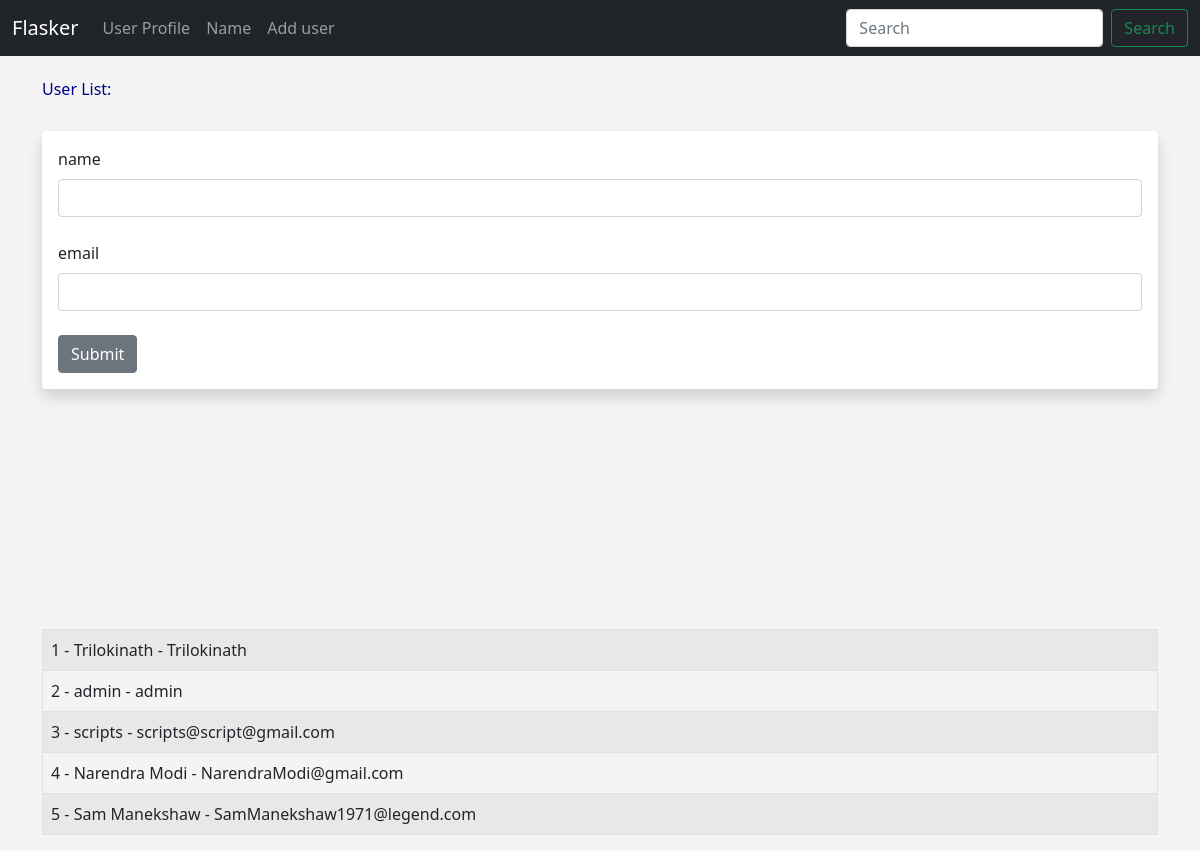
Screenshot of /user/add with the database file from the repository.
### hello.py (models this page shows, shortened)
class Users(db.Model):
    id = db.Column(db.Integer, primary_key=True)
    name = db.Column(db.String(200), nullable=False)
    email = db.Column(db.String(120), nullable=False, unique=True)
    date_added = db.Column(db.DateTime, default=datetime.utcnow)

### hello.py (the view, shortened to what this page needs)
@app.route('/user/add', methods=['GET','POST'])
def add_user():
    name = None
    form = UserForm()
    our_users = Users.query.order_by(Users.date_added)
    return render_template('add_user.html', form=form, name=name, our_users=our_users)

### hello.py
class UserForm(FlaskForm):
    name = StringField("name", validators=[DataRequired()])
    email = StringField("email", validators=[DataRequired()])
    submit = SubmitField("Submit")

### templates/add_user.html (shortened to what this page needs)
{% extends "base.html" %}
{% block content %}
{% if name %}
    <h1>User Added</h1>
    <table class="table table-hover table-bordered table-striped">
        {% for our_user in our_users %}
        <tr>
         <td>{{ our_user.id }} - {{ our_user.name}} - {{ our_user.email }}</td> <br>
        </tr>
         {% endfor %}
        </table>
{% else %}
    <h1>User List: </h1><br>
<div class="shadow p-3 mb-5 bg-body rounded">
    <form action="" method="POST">
        {{ form.name.label(
            class = "form-label"
        )  }}
        {{ form.name(
            class="form-control small"
        ) }}
        <br>
        {{ form.email.label(
            class = "form-label"
        )  }}
        {{ form.email(
            class="form-control small"
        ) }}
        <br>
        {{ form.submit(
            class="btn btn-secondary"
        )}}
    </form>
</div>
<br><br><br>
<table class="table table-hover table-bordered table-striped">
{% for our_user in our_users %}
<tr>
 <td>{{ our_user.id }} - {{ our_user.name}} - {{ our_user.email }}</td> <br>
</tr>
 {% endfor %}
</table>
{% endif %}
{% endblock %}

### templates/base.html (shortened to what this page needs)
<!doctype html>
<html lang="en">
  <head>
    <link href="https://cdn.jsdelivr.net/npm/bootstrap@5.0.2/dist/css/bootstrap.min.css" rel="stylesheet">
    <link rel="stylesheet" href="{{ url_for ('static',filename='css/style.css') }}">
  </head>
  <body>
    {% include "navbar.html" %}
    <br>
    <div class="container">
        {% block content %}
        {% endblock %}
    </div>
  </body>
</html>

### templates/navbar.html (shortened to what this page needs)
<nav class="navbar navbar-expand-lg navbar-dark bg-dark">
    <div class="container-fluid">
      <a class="navbar-brand" href="{{ url_for('index') }}">Flasker</a>
      <div class="collapse navbar-collapse" id="navbarSupportedContent">
        <ul class="navbar-nav me-auto mb-2 mb-lg-0">
          <li class="nav-item">
            <a class="nav-link" href="{{ url_for('user',name='John') }}">User Profile</a>
          </li>
          <li class="nav-item">
            <a class="nav-link" href="{{ url_for('name') }}">Name</a>
          </li>
          <li class="nav-item">
            <a class="nav-link" href="{{ url_for('add_user') }}">Add user</a>
          </li>
        </ul>
        <form class="d-flex">
          <input class="form-control me-2" type="search" placeholder="Search" aria-label="Search">
          <button class="btn btn-outline-success" type="submit">Search</button>
        </form>
      </div>
    </div>
  </nav>

### static/css/style.css (style rules this page uses)
h1 { color: darkblue; font-size: 16px; }
body { background: #f4f4f4; }

### rows the page displays
Users: id "1", name "Trilokinath", email "Trilokinath"
Users: id "2", name "admin", email "admin"
Users: id "3", name "scripts", email "scripts@script@gmail.com"
Users: id "4", name "Narendra Modi", email "NarendraModi@gmail.com"
Users: id "5", name "Sam Manekshaw", email "SamManekshaw1971@legend.com"
